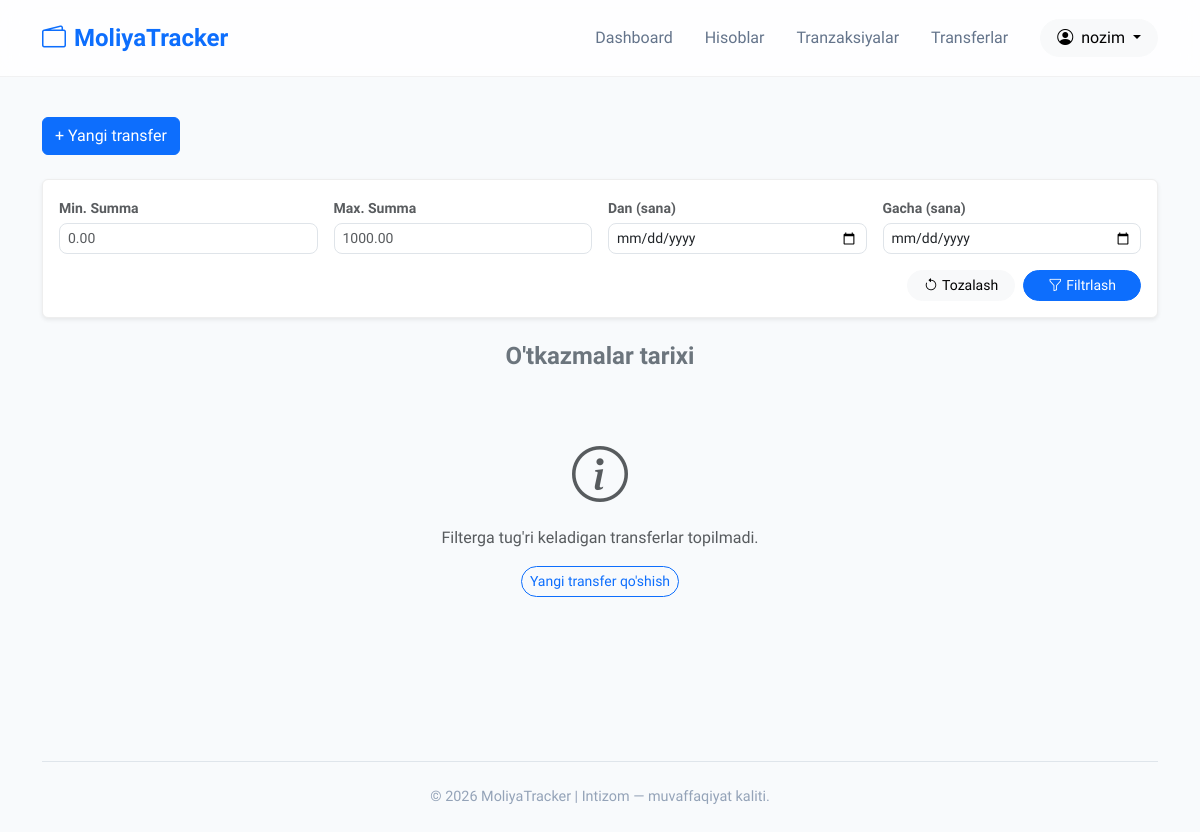
Before: /accounts/transfer-list/ (signed in) with the older database file.
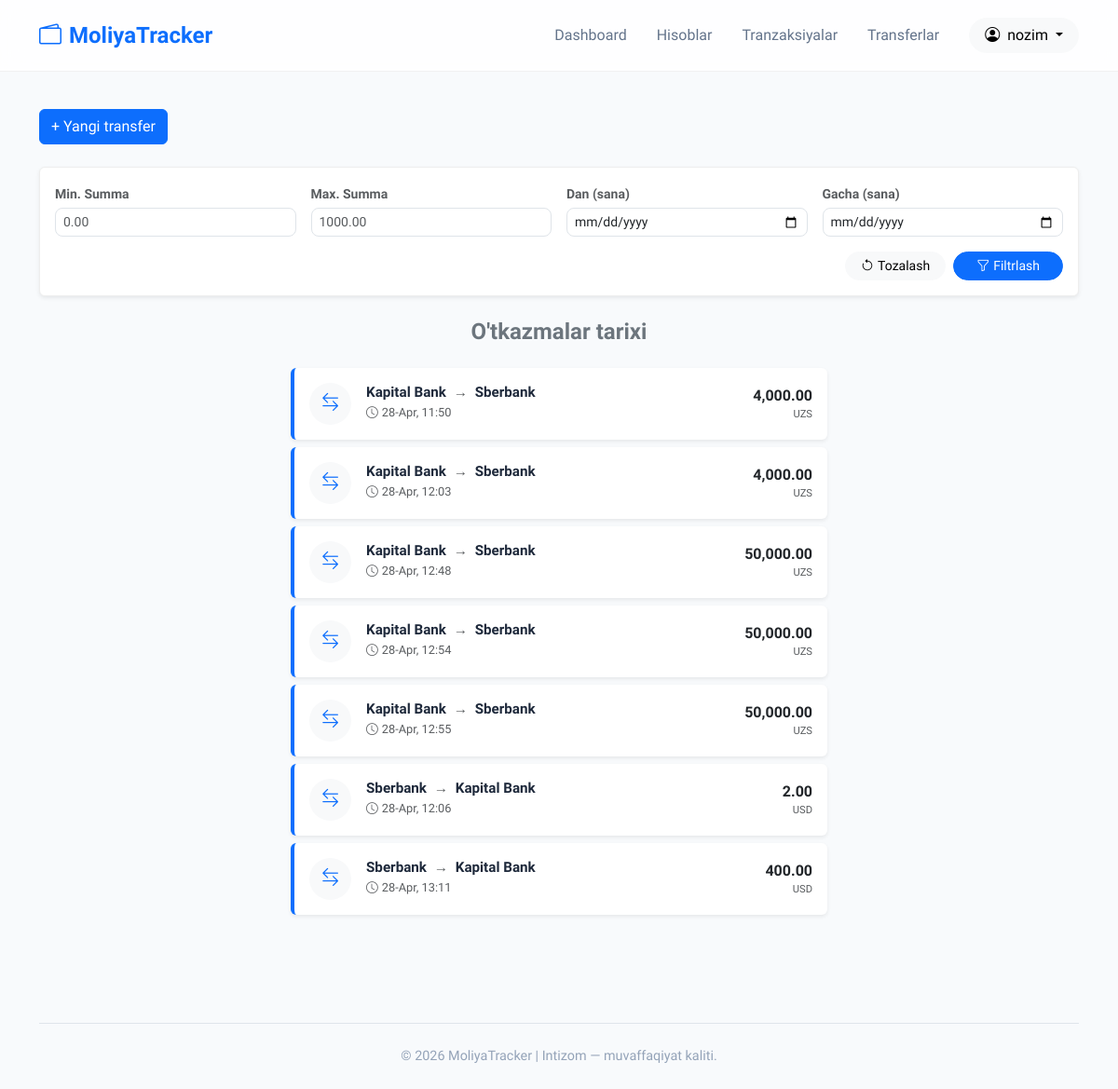
After: the same page with the newer database file.
### accounts/models.py (models this page shows, shortened)
class Transfer(models.Model):
    from_account = models.ForeignKey(Account, on_delete=models.CASCADE, related_name='transfer_out')
    to_account = models.ForeignKey(Account, on_delete=models.CASCADE, related_name='transfer_in')
    amount = models.DecimalField(max_digits=12, decimal_places=2)
    date = models.DateTimeField(auto_now_add=True)

class Account(models.Model):
    NAMES = [
        ("visa", "VISA"),
        ("humo", "HUMO"),
        ("uzcard", "UZCARD"),
    ]
    CURRENCY = [
        ("uzs", "UZS"),
        ("usd", "USD")
    ]
    user = models.ForeignKey(CustomUser, on_delete=models.CASCADE, related_name="accounts")
    name = models.CharField(max_length=30)
    type = models.CharField(max_length=20, choices=NAMES)
    currency = models.CharField(max_length=30, choices=CURRENCY, default="uzs")
    balance = models.DecimalField(max_digits=16, decimal_places=2, default=0)
    card_number = CardNumberField(unique = True, help_text="16 xonali karta raqamini kiriting")
    class Meta:
        constraints = [
                models.CheckConstraint(
                    condition=models.Q(balance__gte=0),
                    name="balance_negative_bolmasin"
                ),
            ]

### accounts/views.py (the view)
# urls.py: path("transfer-list/", TransferListView.as_view(), name = "transfer_list"),
class TransferListView(LoginRequiredMixin, View):
    def get(self, request):
        transfers = Transfer.objects.filter(from_account__user = request.user).all()
        min_summa = request.GET.get("min_summa")
        max_summa = request.GET.get("max_summa")
        from_date = request.GET.get("from_date")
        to_date = request.GET.get("to_date")
        if min_summa:
            transfers = transfers.filter(amount__gte=min_summa)
        if max_summa:
            transfers = transfers.filter(amount__lte=max_summa)
        if from_date:
            transfers = transfers.filter(date__gte=from_date)
        if to_date:
            transfers = transfers.filter(date__lte=to_date)
        return render(request, "transfer_list.html", {"transfers":transfers})

### accounts/templates/transfer_list.html (shortened to what this page needs)
{% extends 'base.html' %}
{% block content %}
<div class="d-flex justify-content-between align-items-center mb-4">
        <a href="{% url 'create_transfer' %}" class="btn btn-primary">+ Yangi transfer</a>
    </div>
<div class="filter-section mb-4 p-3 bg-white rounded shadow-sm">
    <form method="get" class="row g-3">
        <div class="col-md-3 col-6">
            <label class="form-label small text-muted">Min. Summa</label>
            <input type="number" name="min_summa" class="form-control form-control-sm"
                   placeholder="0.00" value="{{ request.GET.min_summa }}">
        </div>
        <div class="col-md-3 col-6">
            <label class="form-label small text-muted">Max. Summa</label>
            <input type="number" name="max_summa" class="form-control form-control-sm"
                   placeholder="1000.00" value="{{ request.GET.max_summa }}">
        </div>
        <div class="col-md-3 col-6">
            <label class="form-label small text-muted">Dan (sana)</label>
            <input type="date" name="from_date" class="form-control form-control-sm"
                   value="{{ request.GET.from_date }}">
        </div>
        <div class="col-md-3 col-6">
            <label class="form-label small text-muted">Gacha (sana)</label>
            <input type="date" name="to_date" class="form-control form-control-sm"
                   value="{{ request.GET.to_date }}">
        </div>
        <div class="col-12 d-flex justify-content-end gap-2">
            <a href="{% url 'transfer_list' %}" class="btn btn-light btn-sm rounded-pill px-3">
                <i class="bi bi-arrow-counterclockwise me-1"></i>Tozalash
            </a>
            <button type="submit" class="btn btn-primary btn-sm rounded-pill px-4">
                <i class="bi bi-funnel me-1"></i>Filtrlash
            </button>
        </div>
    </form>
</div>
<div class="container mt-4" style="max-width: 600px;">
    <h4 class="mb-4 fw-bold text-secondary text-center">O'tkazmalar tarixi</h4>
    <div class="transfer-list">
        {% for t in transfers %}
        <div class="transfer-card d-flex align-items-center justify-content-between p-3 mb-2 bg-white rounded shadow-sm">
            <div class="d-flex align-items-center">
                <div class="icon-box bg-light rounded-circle d-flex align-items-center justify-content-center me-3" style="width: 45px; height: 45px;">
                    <i class="bi bi-arrow-left-right text-primary"></i>
                </div>
                <div>
                    <h6 class="mb-0 fw-bold" style="font-size: 0.95rem;">
                        {{ t.from_account.name|title }}
                        <span class="text-muted mx-1">→</span>
                        {{ t.to_account.name|title }}
                    </h6>
                    <small class="text-muted" style="font-size: 0.8rem;">
                        <i class="bi bi-clock me-1"></i>{{ t.date|date:"d-M, H:i" }}
                    </small>
                </div>
            </div>
            <div class="text-end">
                <span class="fw-bold text-dark" style="font-size: 1rem;">
                    {{ t.amount|floatformat:2 }}
                </span>
                <div class="text-muted small" style="font-size: 0.7rem; text-transform: uppercase;">
                    {{ t.from_account.currency }}
                </div>
            </div>
        </div>
        {% empty %}
        <div class="text-center py-5">
            <i class="bi bi-info-circle display-4 text-muted"></i>
            <p class="mt-3 text-muted">Filterga tug'ri keladigan transferlar topilmadi.</p>
            <a href="{% url 'create_transfer' %}" class="btn btn-outline-primary btn-sm rounded-pill">
                Yangi transfer qo'shish
            </a>
        </div>
        {% endfor %}
    </div>
</div>
{% endblock %}

Changed rows visible on the page:
added Transfer: from_account.name "Kapital Bank", to_account.name "Sberbank", date "28-Apr, 11:50", amount "4,000.00", from_account.currency "UZS"
added Transfer: from_account.name "Kapital Bank", to_account.name "Sberbank", date "28-Apr, 12:03", amount "4,000.00", from_account.currency "UZS"
added Transfer: from_account.name "Kapital Bank", to_account.name "Sberbank", date "28-Apr, 12:48", amount "50,000.00", from_account.currency "UZS"
added Transfer: from_account.name "Kapital Bank", to_account.name "Sberbank", date "28-Apr, 12:54", amount "50,000.00", from_account.currency "UZS"
added Transfer: from_account.name "Kapital Bank", to_account.name "Sberbank", date "28-Apr, 12:55", amount "50,000.00", from_account.currency "UZS"
added Transfer: from_account.name "Sberbank", to_account.name "Kapital Bank", date "28-Apr, 12:06", amount "2.00", from_account.currency "USD"
added Transfer: from_account.name "Sberbank", to_account.name "Kapital Bank", date "28-Apr, 13:11", amount "400.00", from_account.currency "USD"
Other visible differences:
text no longer shown: "Filterga tug'ri keladigan transferlar topilmadi. Yangi transfer qo'shish"
